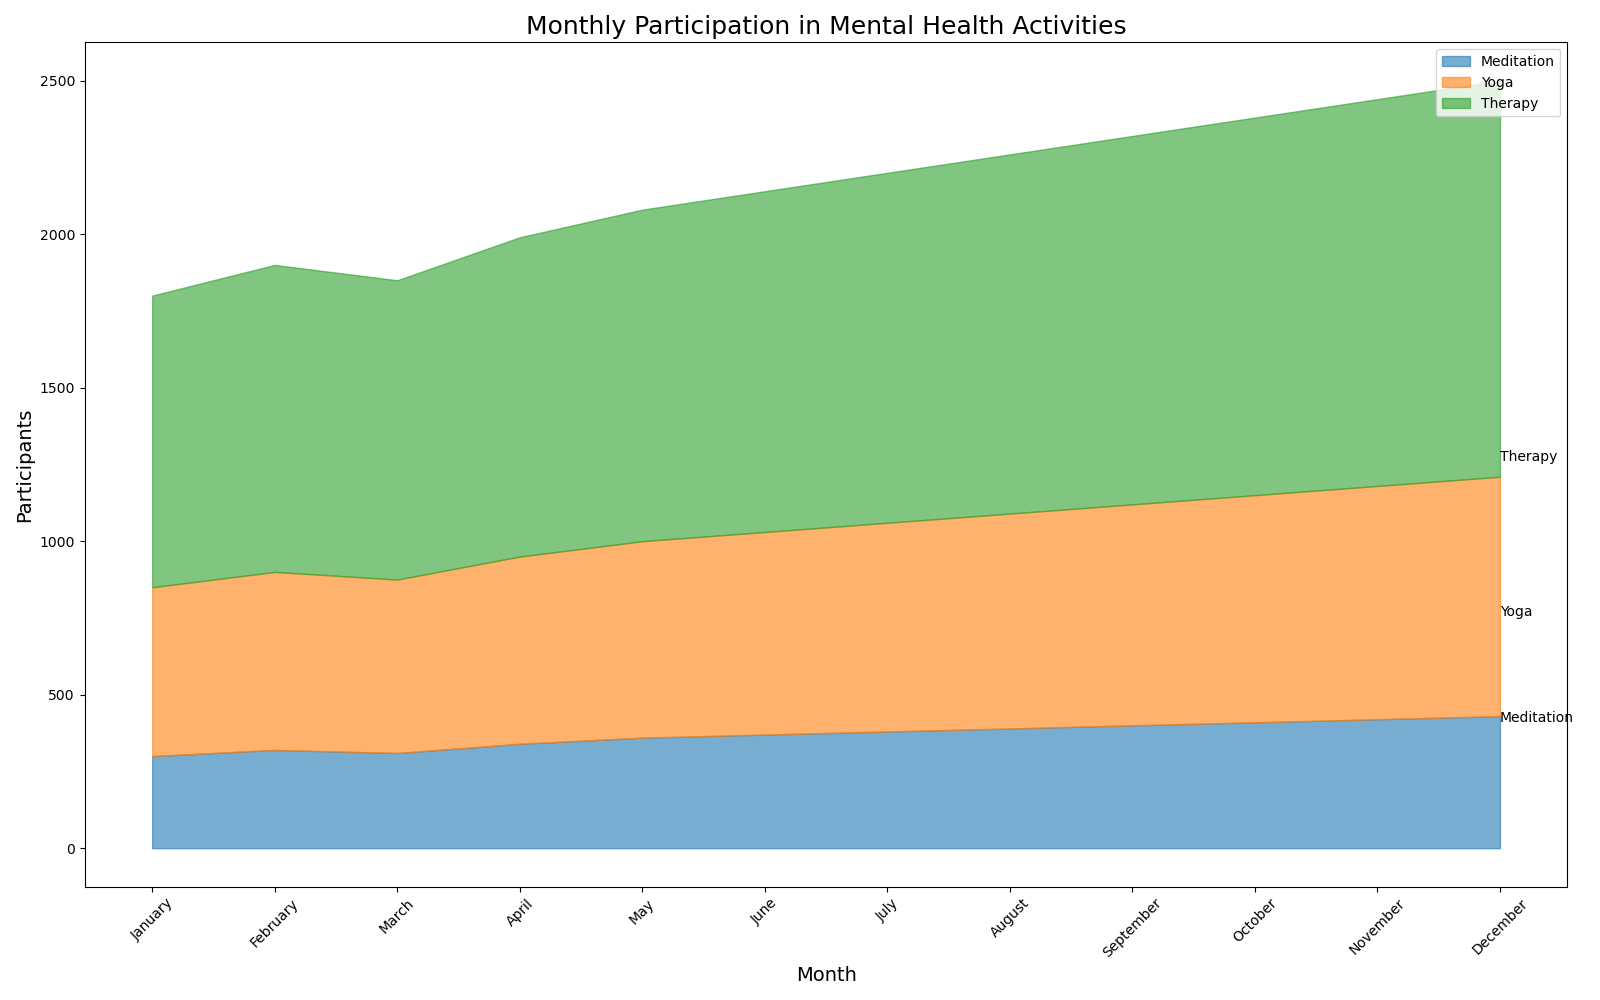

Source code (Python):

import pandas as pd
import seaborn as sns
import matplotlib.pyplot as plt

data = {
    'Month': ['January', 'February', 'March', 'April', 'May', 'June', 'July',
              'August', 'September', 'October', 'November', 'December'],
    'Meditation': [300, 320, 310, 340, 360, 370, 380, 390, 400, 410, 420, 430],
    'Yoga': [250, 260, 255, 270, 280, 290, 300, 310, 320, 330, 340, 350],
    'Therapy': [400, 420, 410, 430, 440, 450, 460, 470, 480, 490, 500, 510]
}

df = pd.DataFrame(data)
df = df.set_index('Month')

df_cum = df.cumsum(axis=1)

colors = ['#1f77b4', '#ff7f0e', '#2ca02c']

plt.figure(figsize=(16, 10))

plt.fill_between(df.index, 0, df_cum['Meditation'], color=colors[0], alpha=0.6, label='Meditation')
plt.fill_between(df.index, df_cum['Meditation'], df_cum['Meditation'] + df_cum['Yoga'], color=colors[1], alpha=0.6, label='Yoga')
plt.fill_between(df.index, df_cum['Meditation'] + df_cum['Yoga'], df_cum['Meditation'] + df_cum['Yoga'] + df_cum['Therapy'], color=colors[2], alpha=0.6, label='Therapy')

for category in ['Meditation', 'Yoga', 'Therapy']:
    plt.text(df.index[-1], df_cum[category][-1] - (df_cum[category][-1] - df_cum[category].shift(1)[-1]) / 2, category, verticalalignment='center')

plt.title('Monthly Participation in Mental Health Activities', fontsize=18)
plt.xlabel('Month', fontsize=14)
plt.ylabel('Participants', fontsize=14)
plt.xticks(rotation=45)
plt.legend(loc='upper right')
plt.tight_layout()

plt.show()
